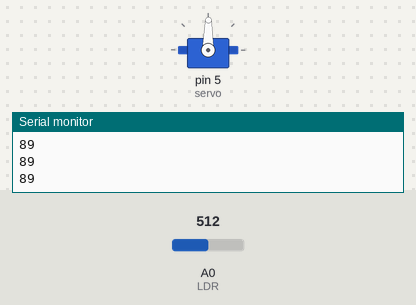
Bench run of a sketch on a simulated Arduino Uno, built with avr-gcc and run on an emulated ATmega328P. On the bench: servo, the last lines printed to the serial monitor. The test bench sets the inputs (shaded band); at power-on: A0 (LDR) = 512.

Above: at 1.2 s.
1.3 s: A0 (LDR) set to 716
At 2.4 s:
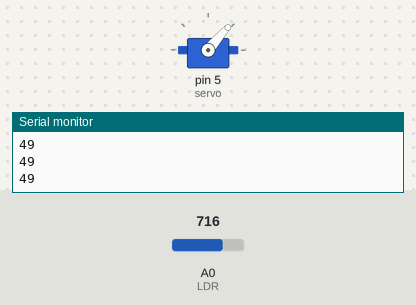
2.8 s: A0 (LDR) set to 900
At 3.7 s:
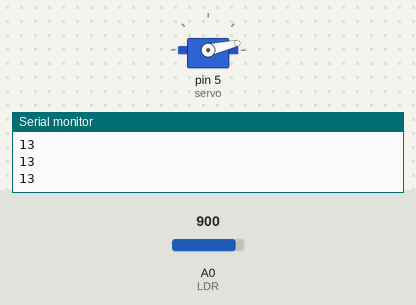
4.3 s: A0 (LDR) set to 306
At 4.6 s:
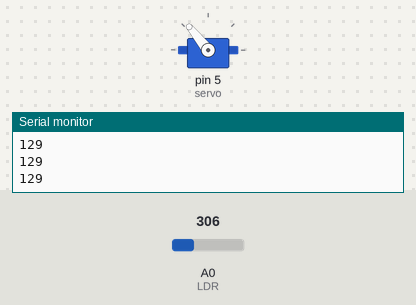
5.8 s: A0 (LDR) set to 122
At 6.9 s:
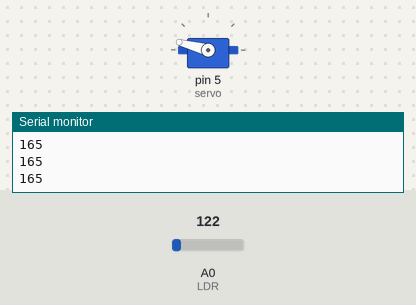
7.3 s: A0 (LDR) set to 0
At 8.0 s:
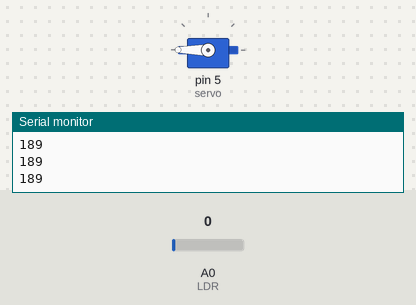
8.8 s: A0 (LDR) set to 511
At 9.5 s:
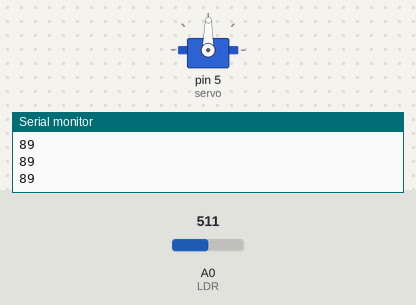
Timing chart, 0 to 11.3 s (numbered marks = the images above; inputs shaded):
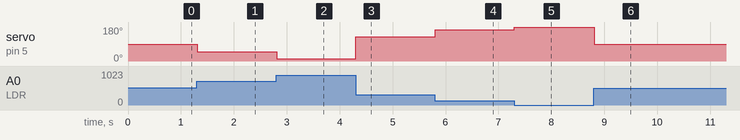

The sketch:

atividade3.ino
```cpp
#include "Servo.h"

const int LDR = A0;
int valorLido;

Servo servo;   // cria um objeto servo
int angulo;

void setup() {

  Serial.begin(9600);
  servo.attach(5);	// defino a entrada pwm do servo
  servo.write(0);
}

void loop() {

  valorLido = analogRead(LDR);
  //Serial.println(valorLido);
  angulo = map(valorLido,969,49,0,180);
  servo.write(angulo);
  Serial.println(angulo);

  delay(10);
}
```

Measured:
- after the input at 1.3 s, servo on pin 5 (servo): 89° → 49° at once
- after the input at 2.8 s, servo on pin 5 (servo): 49° → 13° at once
- after the input at 4.3 s, servo on pin 5 (servo): 13° → 129° at once
- after the input at 5.8 s, servo on pin 5 (servo): 129° → 165° at once
- after the input at 7.3 s, servo on pin 5 (servo): 165° → 180° at once
- after the input at 8.8 s, servo on pin 5 (servo): 180° → 89° at once
